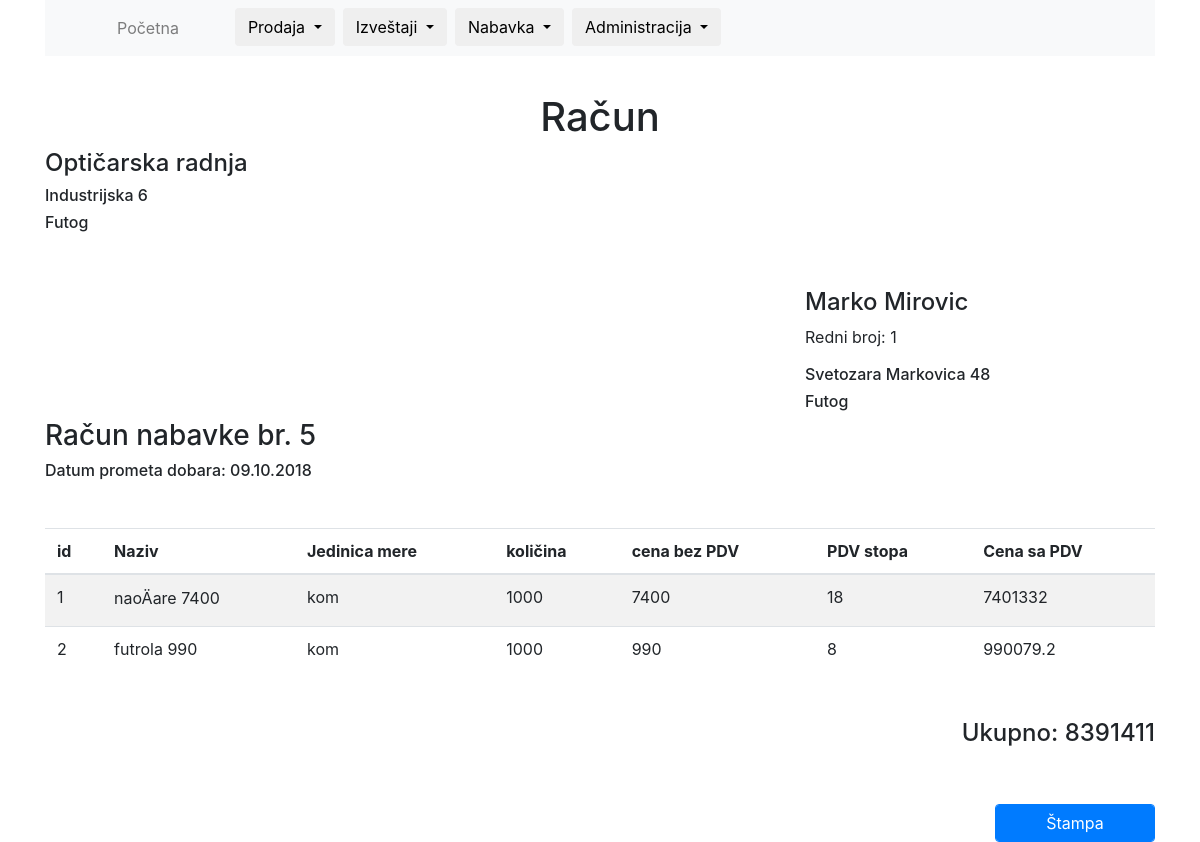
The app's page /procurement/5 (signed in) with its own data.
### tables this page shows
CREATE TABLE `clients` (
  `id` int(11) NOT NULL,
  `name` varchar(25) NOT NULL,
  `surname` varchar(25) NOT NULL,
  `adress` varchar(50) NOT NULL,
  `city` varchar(25) NOT NULL,
  `phone` varchar(12) NOT NULL,
  `note` varchar(100) NOT NULL
);

CREATE TABLE `procurements` (
  `id` int(11) NOT NULL,
  `procurement_date` date NOT NULL,
  `client_id` int(5) NOT NULL,
  `unit_of_measure` varchar(5) NOT NULL,
  `quantity` int(6) NOT NULL,
  `PDV_stopa` int(2) NOT NULL,
  `sum` int(6) NOT NULL,
  `finished` tinyint(1) NOT NULL
);

CREATE TABLE `procurement_items` (
  `id` int(11) NOT NULL,
  `procurement_id` int(7) NOT NULL,
  `article_id` int(5) NOT NULL,
  `quantity` int(6) NOT NULL,
  `price` int(7) NOT NULL
);

CREATE TABLE `articles` (
  `id` int(11) NOT NULL,
  `name` varchar(30) NOT NULL,
  `unit_of_measure` varchar(4) NOT NULL,
  `quantity` int(6) NOT NULL,
  `min_quantity` int(3) NOT NULL,
  `price` int(8) NOT NULL,
  `PDV_stopa` int(2) NOT NULL,
  `PDV` float NOT NULL
);

### includes/functions.php (called while the page is built, shortened)
<?php
if (isset($_SERVER['REQUEST_URI'])) {
    $params = explode("/", ltrim($_SERVER['REQUEST_URI'], "/"));
}
function getOne($table, $id)
{
    global $conn;
    $sql = "SELECT * FROM $table WHERE id = $id";
    $statement = $conn->prepare($sql);
    $statement->execute();
    $statement->setFetchMode(PDO::FETCH_ASSOC);
    return $statement->fetch();
}
function getClient($id)
{
    $client = getOne('clients', $id);
    return $client;
}
function getProcurement($id)
{
    $procurement = getOne('procurements', $id);
    return $procurement;
}
function getProcurementItems($procurement_id)
{
    global $conn;
    $sql = "SELECT
              pi.id,
              a.id AS procurement_item_id,
              pi.article_id,
              a.name,
              a.unit_of_measure,
              pi.quantity,
              a.PDV_stopa,
              a.price
            FROM
              procurement_items AS pi
            JOIN
              articles a ON pi.article_id = a.id
            WHERE
              pi.procurement_id=$procurement_id
            ORDER BY
              pi.id DESC";
    $statement = $conn->prepare($sql);
    $statement->execute();
    $statement->setFetchMode(PDO::FETCH_ASSOC);
    $order_items = $statement->fetchAll();
    return $order_items;
}

### procurement.php (the view, shortened to what this page needs)
<pre>
<?php
$procurement = getProcurement($params[1]);
$procurement_items = getProcurementItems($params[1]);
$client = getClient($procurement['client_id']);
?>
    </pre>
<h1 class="receipt text-center">Račun</h1>
<div class="row">
    <div class="col-4">
        <h4 class=""> Optičarska radnja </h4>
        <h6>Industrijska 6</h6>
        <h6>Futog</h6>
    </div>
    <div class="col-2"></div>
</div>
<div class="row">
    <div class="col-8"></div>
    <div class="col-4">
        <h4 class="mt-5"> <?php echo $client["name"] . " " . $client["surname"] ?>  </h4>
        <p>Redni broj: <?php echo $client["id"] ?></p>
        <h6><?php echo $client["adress"] ?></h6>
        <h6><?php echo $client["city"] ?></h6>
    </div>
</div>
<h3>Račun nabavke br. <?php echo $procurement['id'] ?></h3>
<h6>Datum prometa dobara: <?php echo date("m.d.Y"); ?></h6>
    <table class="table table-striped  mt-5 mb-5">
        <thead>
        <tr>
            <th>id</th>
            <th>Naziv</th>
            <th>Jedinica mere</th>
            <th>količina</th>
            <th>cena bez PDV</th>
            <th>PDV stopa</th>
            <th>Cena sa PDV</th>
        </tr>
        </thead>
        <tbody>
        <?php foreach ($procurement_items as $index => $item) : ?>
            <tr>
                <td>
                    <?php echo $index + 1 ?>
                </td>
                <td><?php echo $item["name"] . " " . $item["price"] ?></td>
                <td><?php echo $item["unit_of_measure"] ?></td>
                <td><?php echo $item["quantity"] ?></td>
                <td><?php echo $item["price"] ?></td>
                <td><?php echo $item["PDV_stopa"] ?></td>
                <td><?php echo $item["price"] * $item["PDV_stopa"] / 100 + $item["price"] * $item["quantity"] ?></td>
            </tr>
        <?php endforeach; ?>
        </tbody>
    </table>
    <h4 class="text-right">Ukupno: <?php echo $procurement['sum']; ?></h4>
    <div class="row">
        <div class="col-10"></div>
        <div class="col-2">
            <?php if (!$procurement['finished']): ?>
                <input type="submit" value="Završi" class="form-control  btn-primary forma mt-5">
            <?php else: ?>
                <button id="print" type="button" class="form-control  btn-primary forma mt-5">Štampa</button>
            <?php endif; ?>
        </div>
    </div>

### records on screen
clients: name "Marko", surname "Mirovic", id "1", adress "Svetozara Markovica 48", city "Futog"
procurements: id "5", sum "8391411"
procurement_items: article.name "naoÄare", article.price "7400", article.unit_of_measure "kom", quantity "1000", article.PDV_stopa "18", $item["price"] * $item["PDV_stopa"] / 100 + $item["price"] * $item["quantity"] "7401332"
procurement_items: article.name "futrola", article.price "990", article.unit_of_measure "kom", quantity "1000", article.PDV_stopa "8", $item["price"] * $item["PDV_stopa"] / 100 + $item["price"] * $item["quantity"] "990079.2"
